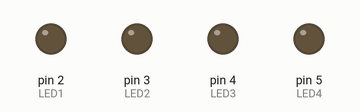
Recording of a sketch running on a simulated Arduino Uno, built with avr-gcc and run on an emulated ATmega328P. Shown: output pins drawn as LEDs (lit = HIGH).

Above: at 0.5 s.
At 2.5 s:
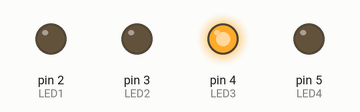
At 4.5 s:
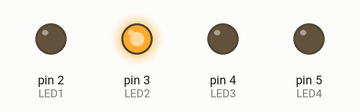
At 9.5 s:
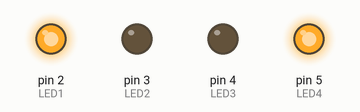
At 14.5 s:
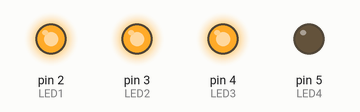
At 19.5 s:
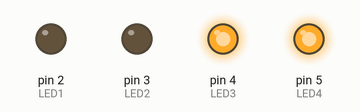
Timing chart, 0 to 20.8 s (numbered marks = the images above):
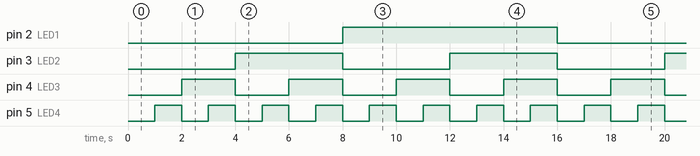

The sketch:

LED_Binary_counter.ino
```cpp
int LED1=2,LED2=3,LED3=4,LED4=5;
int brk=1000;
void setup() {
  // put your setup code here, to run once:
  pinMode(LED1,OUTPUT);
  pinMode(LED2,OUTPUT);
  pinMode(LED3,OUTPUT);
  pinMode(LED4,OUTPUT);
}

void loop() {
  // put your main code here, to run repeatedly:
  digitalWrite(LED1,LOW);
  digitalWrite(LED2,LOW);
  digitalWrite(LED3,LOW);
  digitalWrite(LED4,LOW);

  delay(brk);

  digitalWrite(LED1,LOW);
  digitalWrite(LED2,LOW);
  digitalWrite(LED3,LOW);
  digitalWrite(LED4,HIGH);

  delay(brk);

  digitalWrite(LED1,LOW);
  digitalWrite(LED2,LOW);
  digitalWrite(LED3,HIGH);
  digitalWrite(LED4,LOW);

  delay(brk);

  digitalWrite(LED1,LOW);
  digitalWrite(LED2,LOW);
  digitalWrite(LED3,HIGH);
  digitalWrite(LED4,HIGH);

  delay(brk);

  digitalWrite(LED1,LOW);
  digitalWrite(LED2,HIGH);
  digitalWrite(LED3,LOW);
  digitalWrite(LED4,LOW);

  delay(brk);

  digitalWrite(LED1,LOW);
  digitalWrite(LED2,HIGH);
  digitalWrite(LED3,LOW);
  digitalWrite(LED4,HIGH);

  delay(brk);

  digitalWrite(LED1,LOW);
  digitalWrite(LED2,HIGH);
  digitalWrite(LED3,HIGH);
  digitalWrite(LED4,LOW);

  delay(brk);

  digitalWrite(LED1,LOW);
  digitalWrite(LED2,HIGH);
  digitalWrite(LED3,HIGH);
  digitalWrite(LED4,HIGH);

  delay(brk);

  digitalWrite(LED1,HIGH);
  digitalWrite(LED2,LOW);
  digitalWrite(LED3,LOW);
  digitalWrite(LED4,LOW);

  delay(brk);

  digitalWrite(LED1,HIGH);
  digitalWrite(LED2,LOW);
  digitalWrite(LED3,LOW);
  digitalWrite(LED4,HIGH);

  delay(brk);

  digitalWrite(LED1,HIGH);
  digitalWrite(LED2,LOW);
  digitalWrite(LED3,HIGH);
  digitalWrite(LED4,LOW);

  delay(brk);

  digitalWrite(LED1,HIGH);
  digitalWrite(LED2,LOW);
  digitalWrite(LED3,HIGH);
  digitalWrite(LED4,HIGH);

  delay(brk);

  digitalWrite(LED1,HIGH);
  digitalWrite(LED2,HIGH);
  digitalWrite(LED3,LOW);
  digitalWrite(LED4,LOW);

  delay(brk);

  digitalWrite(LED1,HIGH);
  digitalWrite(LED2,HIGH);
  digitalWrite(LED3,LOW);
  digitalWrite(LED4,HIGH);

  delay(brk);

  digitalWrite(LED1,HIGH);
  digitalWrite(LED2,HIGH);
  digitalWrite(LED3,HIGH);
  digitalWrite(LED4,LOW);

  delay(brk);

  digitalWrite(LED1,HIGH);
  digitalWrite(LED2,HIGH);
  digitalWrite(LED3,HIGH);
  digitalWrite(LED4,HIGH);

  delay(brk);

}
```

Measured:
- by itself, pin 2 (LED1): alternates HIGH for 8.0 s and LOW for 8.0 s
- by itself, pin 3 (LED2): alternates HIGH for 4.0 s and LOW for 4.0 s
- by itself, pin 4 (LED3): alternates HIGH for 2.0 s and LOW for 2.0 s
- by itself, pin 5 (LED4): alternates HIGH for 1.0 s and LOW for 1.0 s
